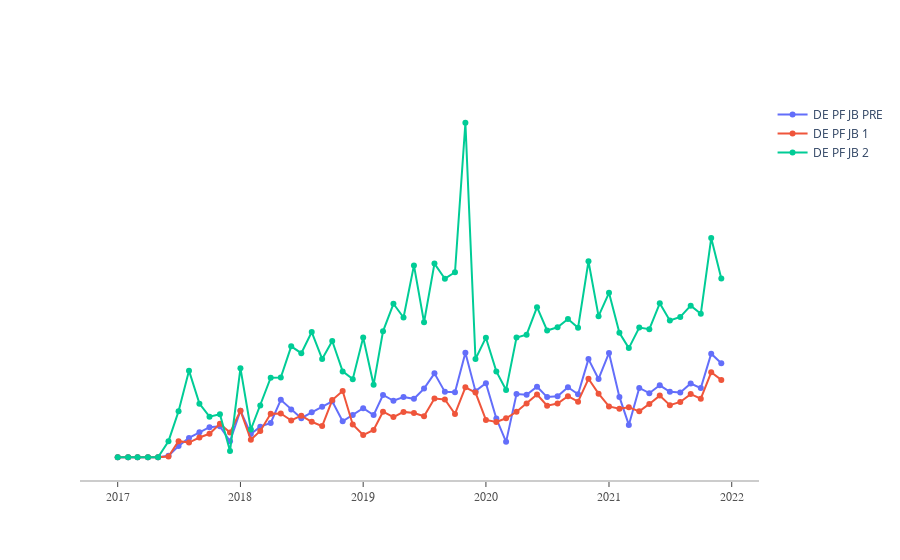

The code cell stored with this chart in its notebook:
### Code cell
# Create traces
fig = go.Figure()

for i in range(22,25):
    y0 = Off_take_Forecast.loc[i,:][1:].to_numpy().astype(np.int)
    fig.add_trace(go.Scatter(x=x0, y=y0,
                    mode='lines+markers', name=Off_take_Forecast['in tin'][i]))

fig.update_layout(
    xaxis=dict(
        showline=True,
        showgrid=False,
        showticklabels=True,
        linecolor='rgb(204, 204, 204)',
        linewidth=2,
        ticks='outside',
        tickfont=dict(
            family='Arial',
            size=12,
            color='rgb(82, 82, 82)',
        ),
    ),
    yaxis=dict(
        showgrid=False,
        zeroline=False,
        showline=False,
        showticklabels=False,
    ),
    plot_bgcolor='white'
)
fig.show()

### Figure 1 — Plotly figure (JSON) as saved in the notebook; plotly's stock layout.template omitted (floating-point values rounded to 4 significant figures)
{"data": [{"mode": "lines+markers", "name": "DE PF JB PRE", "type": "scatter", "x": ["2017-1", "2017-2", "2017-3", "2017-4", "2017-5", "2017-6", "2017-7", "2017-8", "2017-9", "2017-10", "2017-11", "2017-12", "2018-1", "2018-2", "2018-3", "2018-4", "2018-5", "2018-6", "2018-7", "2018-8", "2018-9", "2018-10", "2018-11", "2018-12", "2019-1", "2019-2", "2019-3", "2019-4", "2019-5", "2019-6", "2019-7", "2019-8", "2019-9", "2019-10", "2019-11", "2019-12", "2020-1", "2020-2", "2020-3", "2020-4", "2020-5", "2020-6", "2020-7", "2020-8", "2020-9", "2020-10", "2020-11", "2020-12", "2021-1", "2021-2", "2021-3", "2021-4", "2021-5", "2021-6", "2021-7", "2021-8", "2021-9", "2021-10", "2021-11", "2021-12"], "y": [0, 0, 0, 0, 0, 660, 4863, 8358, 10794, 12968, 13349, 6922, 20119, 10060, 13223, 14811, 24790, 20654, 16861, 19397, 21759, 24176, 15524, 18226, 21145, 18202, 26895, 24394, 25989, 25235, 29647, 36232, 28232, 28073, 45092, 28546, 32005, 16722, 6652, 27308, 26957, 30464, 25980, 26336, 30232, 27220, 42380, 33802, 45024, 26054, 13955, 29934, 27667, 31064, 28265, 27924, 31855, 29854, 44716, 40623]}, {"mode": "lines+markers", "name": "DE PF JB 1", "type": "scatter", "x": ["2017-1", "2017-2", "2017-3", "2017-4", "2017-5", "2017-6", "2017-7", "2017-8", "2017-9", "2017-10", "2017-11", "2017-12", "2018-1", "2018-2", "2018-3", "2018-4", "2018-5", "2018-6", "2018-7", "2018-8", "2018-9", "2018-10", "2018-11", "2018-12", "2019-1", "2019-2", "2019-3", "2019-4", "2019-5", "2019-6", "2019-7", "2019-8", "2019-9", "2019-10", "2019-11", "2019-12", "2020-1", "2020-2", "2020-3", "2020-4", "2020-5", "2020-6", "2020-7", "2020-8", "2020-9", "2020-10", "2020-11", "2020-12", "2021-1", "2021-2", "2021-3", "2021-4", "2021-5", "2021-6", "2021-7", "2021-8", "2021-9", "2021-10", "2021-11", "2021-12"], "y": [0, 0, 0, 0, 0, 348, 6954, 6335, 8535, 10139, 14460, 10639, 20094, 7593, 11365, 18762, 18895, 15885, 17973, 15320, 13449, 24675, 28611, 14125, 9584, 11778, 19672, 17354, 19589, 19108, 17731, 25334, 24953, 18688, 30199, 27938, 16135, 15202, 16833, 19644, 23162, 27091, 22255, 23194, 26390, 23995, 33882, 27472, 21930, 20925, 21570, 19822, 23027, 26618, 22493, 23878, 27270, 25314, 36694, 33403]}, {"mode": "lines+markers", "name": "DE PF JB 2", "type": "scatter", "x": ["2017-1", "2017-2", "2017-3", "2017-4", "2017-5", "2017-6", "2017-7", "2017-8", "2017-9", "2017-10", "2017-11", "2017-12", "2018-1", "2018-2", "2018-3", "2018-4", "2018-5", "2018-6", "2018-7", "2018-8", "2018-9", "2018-10", "2018-11", "2018-12", "2019-1", "2019-2", "2019-3", "2019-4", "2019-5", "2019-6", "2019-7", "2019-8", "2019-9", "2019-10", "2019-11", "2019-12", "2020-1", "2020-2", "2020-3", "2020-4", "2020-5", "2020-6", "2020-7", "2020-8", "2020-9", "2020-10", "2020-11", "2020-12", "2021-1", "2021-2", "2021-3", "2021-4", "2021-5", "2021-6", "2021-7", "2021-8", "2021-9", "2021-10", "2021-11", "2021-12"], "y": [0, 0, 0, 0, 0, 6935, 19850, 37405, 23144, 17537, 18568, 2656, 38456, 11977, 22398, 34374, 34407, 47880, 44947, 54072, 42445, 50190, 37076, 33725, 51736, 31287, 54376, 66272, 60340, 82835, 58302, 83638, 77096, 79887, 144445, 42446, 51631, 37067, 29079, 51702, 52943, 64807, 54756, 56137, 59701, 55889, 84645, 60933, 71017, 53772, 47124, 55993, 55286, 66462, 59040, 60602, 65457, 61927, 94629, 77139]}], "layout": {"autosize": true, "plot_bgcolor": "white", "xaxis": {"autorange": true, "linecolor": "rgb(204, 204, 204)", "linewidth": 2, "range": ["2016-09-15 07:55:56.7102", "2022-03-18 16:04:03.2898"], "showgrid": false, "showline": true, "showticklabels": true, "tickfont": {"color": "rgb(82, 82, 82)", "family": "Arial", "size": 12}, "ticks": "outside", "type": "date"}, "yaxis": {"autorange": true, "range": [-10580.0, 155000.0], "showgrid": false, "showline": false, "showticklabels": false, "type": "linear", "zeroline": false}}}
